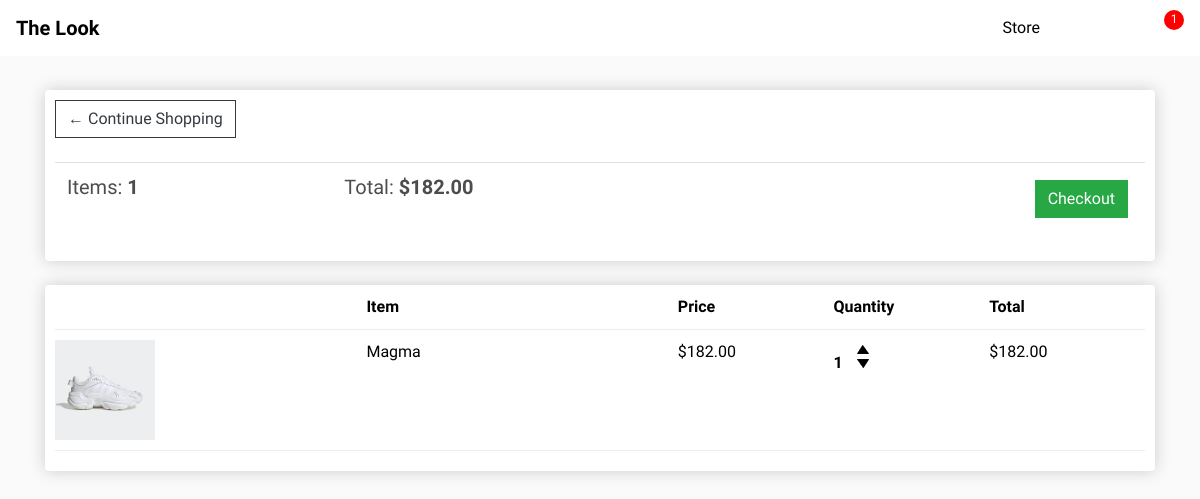
Page /cart/ (signed in) on the committed database.
### store/models.py (models this page shows, shortened)
class Order(models.Model):
	customer = models.ForeignKey(Customer, on_delete=models.SET_NULL, null=True, blank=True)
	date_ordered = models.DateTimeField(auto_now_add=True)
	complete = models.BooleanField(default=False)
	transaction_id = models.CharField(max_length=100, null=True)
	@property
	def get_cart_total(self):
		orderitems = self.orderitem_set.all()
		total = sum([item.get_total for item in orderitems])
		return total
	@property
	def get_cart_items(self):
		orderitems = self.orderitem_set.all()
		total = sum([item.quantity for item in orderitems])
		return total

class OrderItem(models.Model):
	product = models.ForeignKey(Product, on_delete=models.SET_NULL, null=True)
	order = models.ForeignKey(Order, on_delete=models.SET_NULL, null=True)
	quantity = models.IntegerField(default=0, null=True, blank=True)
	date_added = models.DateTimeField(auto_now_add=True)
	@property
	def get_total(self):
		total = self.product.price * self.quantity
		return total

class Product(models.Model):
	name = models.CharField(max_length=200)
	price = models.DecimalField(max_digits=7, decimal_places=2)
	digital = models.BooleanField(default=False,null=True, blank=True)
	brand = models.ForeignKey(Brand,on_delete=models.CASCADE, null=True, blank=True)
	category = models.ManyToManyField(Category)
	collection = models.ManyToManyField(Collection)
	tags = models.ManyToManyField(Tag)
	image = models.ImageField(null=True, blank=True)
	@property
	def imageURL(self):
		try:
			url = self.image.url
		except:
			url = ''
		return url

### store/views.py (the view)
# urls.py: path('cart/', views.cart_view, name="cart"),
def cart_view(request):
    data = cartData(request)
    items = data['items']
    order = data['order']
    cartItems = data['cartItems']
    context = {
        'order' : order ,
        'items' : items,
        'cartItems' : cartItems,
        'shipping' : False,
    }
    return render(request, 'store/cart.html', context)

### store/utils.py (called while the page is built)
def cartData(request):
	if request.user.is_authenticated:
		customer = request.user.customer
		order, created = Order.objects.get_or_create(customer=customer, complete=False)
		items = order.orderitem_set.all()
		cartItems = order.get_cart_items
	else:
		cookieData = cookieCart(request)
		cartItems = cookieData['cartItems']
		order = cookieData['order']
		items = cookieData['items']
	return {'cartItems':cartItems ,'order':order, 'items':items}

### store/templates/store/cart.html
{% extends 'store/base.html' %}
{% load static %}
{% block content %}
	<div class="row">
		<div class="col-lg-12">
			<div class="box-element">
				<a  class="btn btn-outline-dark" href="{% url 'store:home' %}">&#x2190; Continue Shopping</a>
				<br>
				<br>
				<table class="table">
					<tr>
						<th><h5>Items: <strong>{{cartItems}}</strong></h5></th>
						<th><h5>Total:<strong> ${{order.get_cart_total|floatformat:2}}</strong></h5></th>
						<th>
							<a  style="float:right; margin:5px;" class="btn btn-success" href="{% url 'store:checkout' %}">Checkout</a>
						</th>
					</tr>
				</table>
			</div>
			<br>
			<div class="box-element">
				<div class="cart-row">
					<div style="flex:2"></div>
					<div style="flex:2"><strong>Item</strong></div>
					<div style="flex:1"><strong>Price</strong></div>
					<div style="flex:1"><strong>Quantity</strong></div>
					<div style="flex:1"><strong>Total</strong></div>
				</div>
				{% for item in items %}
				<div class="cart-row">
					<div style="flex:2"><img class="row-image" src="{{item.product.imageURL}}"></div>
					<div style="flex:2"><p>{{item.product.name}}</p></div>
					<div style="flex:1"><p>${{item.product.price|floatformat:2}}</p></div>
					<div style="flex:1">
						<p class="quantity">{{item.quantity}}</p>
						<div class="quantity">
							<img data-product="{{item.product.id}}" data-action="add" class="chg-quantity update-cart" src="{% static  'images/arrow-up.png' %}">
							<img data-product="{{item.product.id}}" data-action="remove" class="chg-quantity update-cart" src="{% static  'images/arrow-down.png' %}">
						</div>
					</div>
					<div style="flex:1"><p>${{item.get_total|floatformat:2}}</p></div>
				</div>
				{% endfor %}
			</div>
		</div>
	</div>
{% endblock content %}

### static/css/main.css (style rules this page uses)
body { background-color: hsl(0, 0%, 98%); }
h1, h2, h3, h4, h5, h6 { color: hsl(0, 0%, 30%); }
.box-element { box-shadow: hsl(0, 0%, 80%) 0 0 16px; background-color: #fff; border-radius: 4px; padding: 10px; }
.col-lg-4, .col-lg-6, .col-lg-8, .col-lg-12 { margin-top: 10px; }
.btn { border-radius: 0; }
.row-image { width: 100px; }
.cart-row { display: flex; align-items: flex-stretch; padding-bottom: 10px; margin-bottom: 10px; border-bottom: 1px solid #ececec; }
.quantity { display: inline-block; font-weight: 700; padding-right: 10px; }
.chg-quantity { width: 12px; cursor: pointer; display: block; margin-top: 5px; transition: .1s; }

### static/css/styles.css (style rules this page uses)
body { background-color: #fafafa; font-family: "PT Sans Narrow", sans-serif; color: black; }

### rows in the picture
Order: get_cart_total "182.00"
OrderItem: product.imageURL (picture), product.name "Magma", product.price "182.00", quantity "1", get_total "182.00"

### other values in the picture
{{ cartItems }} "1"
